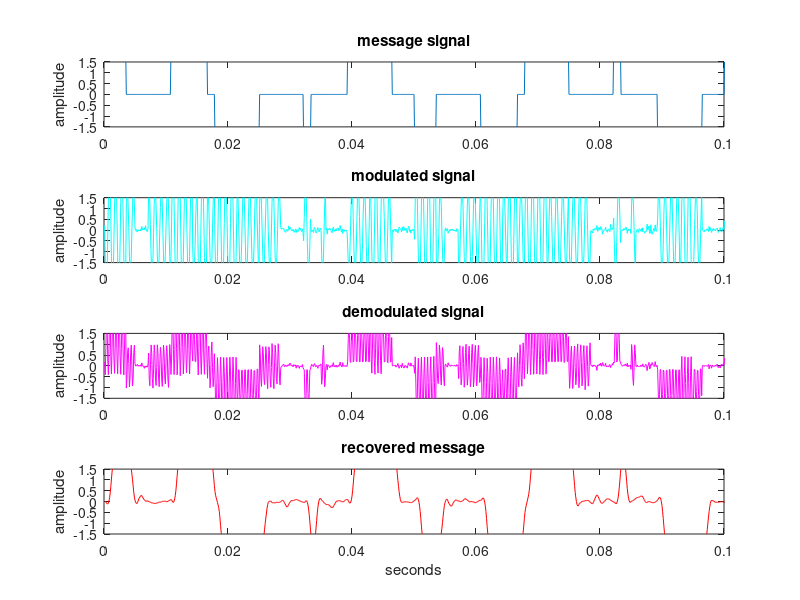
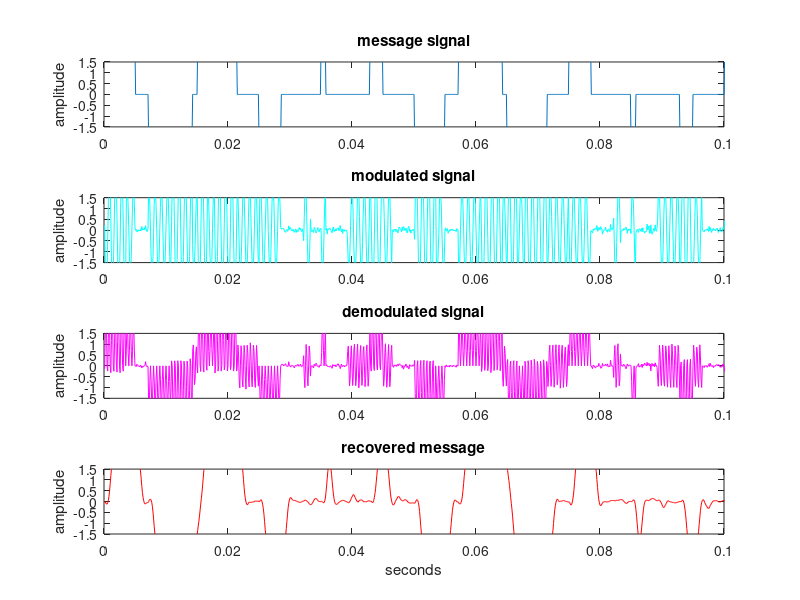

MATLAB code to generate these figures, in order:
% DSB_SC.m: suppressed carrier with (possible) freq and phase offsetstime=0.2; Ts=1/10000;                           % sampling interval and timet=Ts:Ts:time;                                   % define a "time" vector fc=1000; c=cos(2*pi*fc*t); s=sin(2*pi*fc*t);  m1 = sign (sin(2*pi*30*t)) + sign (cos(2*pi*70*t));m2 = sign (sin(2*pi*70*t)) + sign (cos(2*pi*50*t));noise = 0.08*randn(size(t));x = c.*m1 - s.*m2 + noise;fd = 0; phi = 0;b1 = x.*cos (2*pi*(fc+fd)*t+phi);b2 = -x.*sin (2*pi*(fc+fd)*t+phi);fbe=[0 0.05 0.25 1]; damps=[1 1 0 0]; L=20;h=firpm(L,fbe,damps);mest1=2*filter(h,1,b1);mest2=2*filter(h,1,b2);% generate the figurefigure(1);subplot(4,1,1), plot(t,m1)ylabel('amplitude'); title('message signal');axis([0,0.1,-1.5 1.5])subplot(4,1,2), plot(t,x,'c')ylabel('amplitude'); title('modulated signal');axis([0,0.1, -1.5,1.5])subplot(4,1,3), plot(t,b1,'m')ylabel('amplitude'); title('demodulated signal');axis([0,0.1, -1.5,1.5])subplot(4,1,4), plot(t,mest1,'r')ylabel('amplitude'); title('recovered message');axis([0,0.1, -1.5, 1.5])xlabel('seconds');figure (2);subplot (4,1,1), plot(t,m2)ylabel ('amplitude'); title ('message signal');axis ([0,0.1,-1.5,1.5]);subplot(4,1,2), plot(t,x,'c')ylabel('amplitude'); title('modulated signal');axis([0,0.1, -1.5,1.5])subplot(4,1,3), plot(t,b2,'m')ylabel('amplitude'); title('demodulated signal');axis([0,0.1, -1.5,1.5])subplot(4,1,4), plot(t,mest2,'r')ylabel('amplitude'); title('recovered message');axis([0,0.1, -1.5, 1.5])xlabel('seconds');